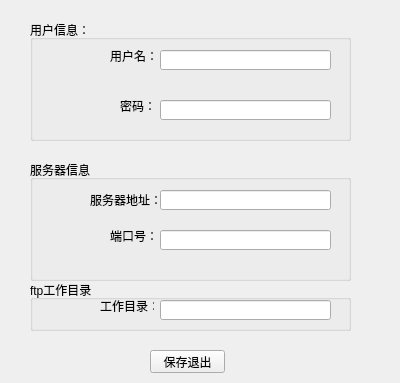
<?xml version="1.0" encoding="UTF-8"?>
<ui version="4.0">
 <class>configFtpWindow</class>
 <widget class="QWidget" name="configFtpWindow">
  <property name="geometry">
   <rect>
    <x>0</x>
    <y>0</y>
    <width>400</width>
    <height>383</height>
   </rect>
  </property>
  <property name="windowTitle">
   <string>configFtpWindow</string>
  </property>
  <widget class="QGroupBox" name="groupBox">
   <property name="geometry">
    <rect>
     <x>30</x>
     <y>20</y>
     <width>321</width>
     <height>121</height>
    </rect>
   </property>
   <property name="title">
    <string>用户信息：</string>
   </property>
   <widget class="QLineEdit" name="lineEditUserName">
    <property name="geometry">
     <rect>
      <x>130</x>
      <y>30</y>
      <width>171</width>
      <height>20</height>
     </rect>
    </property>
   </widget>
   <widget class="QLineEdit" name="lineEditPasswd">
    <property name="geometry">
     <rect>
      <x>130</x>
      <y>80</y>
      <width>171</width>
      <height>20</height>
     </rect>
    </property>
   </widget>
   <widget class="QLabel" name="label">
    <property name="geometry">
     <rect>
      <x>80</x>
      <y>30</y>
      <width>54</width>
      <height>12</height>
     </rect>
    </property>
    <property name="text">
     <string>用户名：</string>
    </property>
   </widget>
   <widget class="QLabel" name="label_2">
    <property name="geometry">
     <rect>
      <x>90</x>
      <y>80</y>
      <width>54</width>
      <height>12</height>
     </rect>
    </property>
    <property name="text">
     <string>密码：</string>
    </property>
   </widget>
  </widget>
  <widget class="QGroupBox" name="groupBox_2">
   <property name="geometry">
    <rect>
     <x>30</x>
     <y>160</y>
     <width>321</width>
     <height>121</height>
    </rect>
   </property>
   <property name="title">
    <string>服务器信息</string>
   </property>
   <widget class="QLabel" name="label_3">
    <property name="geometry">
     <rect>
      <x>60</x>
      <y>30</y>
      <width>101</width>
      <height>20</height>
     </rect>
    </property>
    <property name="text">
     <string>服务器地址：</string>
    </property>
   </widget>
   <widget class="QLabel" name="label_4">
    <property name="geometry">
     <rect>
      <x>80</x>
      <y>70</y>
      <width>54</width>
      <height>12</height>
     </rect>
    </property>
    <property name="text">
     <string>端口号：</string>
    </property>
   </widget>
   <widget class="QLineEdit" name="lineEditServer">
    <property name="geometry">
     <rect>
      <x>130</x>
      <y>30</y>
      <width>171</width>
      <height>20</height>
     </rect>
    </property>
   </widget>
   <widget class="QLineEdit" name="lineEditPort">
    <property name="geometry">
     <rect>
      <x>130</x>
      <y>70</y>
      <width>171</width>
      <height>20</height>
     </rect>
    </property>
   </widget>
  </widget>
  <widget class="QPushButton" name="pushButtonSaveExit">
   <property name="geometry">
    <rect>
     <x>150</x>
     <y>350</y>
     <width>75</width>
     <height>23</height>
    </rect>
   </property>
   <property name="text">
    <string>保存退出</string>
   </property>
  </widget>
  <widget class="QGroupBox" name="groupBox_3">
   <property name="geometry">
    <rect>
     <x>30</x>
     <y>280</y>
     <width>321</width>
     <height>51</height>
    </rect>
   </property>
   <property name="title">
    <string>ftp工作目录</string>
   </property>
   <widget class="QLineEdit" name="lineEditWorkDir">
    <property name="geometry">
     <rect>
      <x>130</x>
      <y>20</y>
      <width>171</width>
      <height>20</height>
     </rect>
    </property>
   </widget>
   <widget class="QLabel" name="label_5">
    <property name="geometry">
     <rect>
      <x>70</x>
      <y>20</y>
      <width>54</width>
      <height>12</height>
     </rect>
    </property>
    <property name="text">
     <string>工作目录：</string>
    </property>
   </widget>
  </widget>
 </widget>
 <layoutdefault spacing="6" margin="11"/>
 <resources/>
 <connections/>
</ui>
